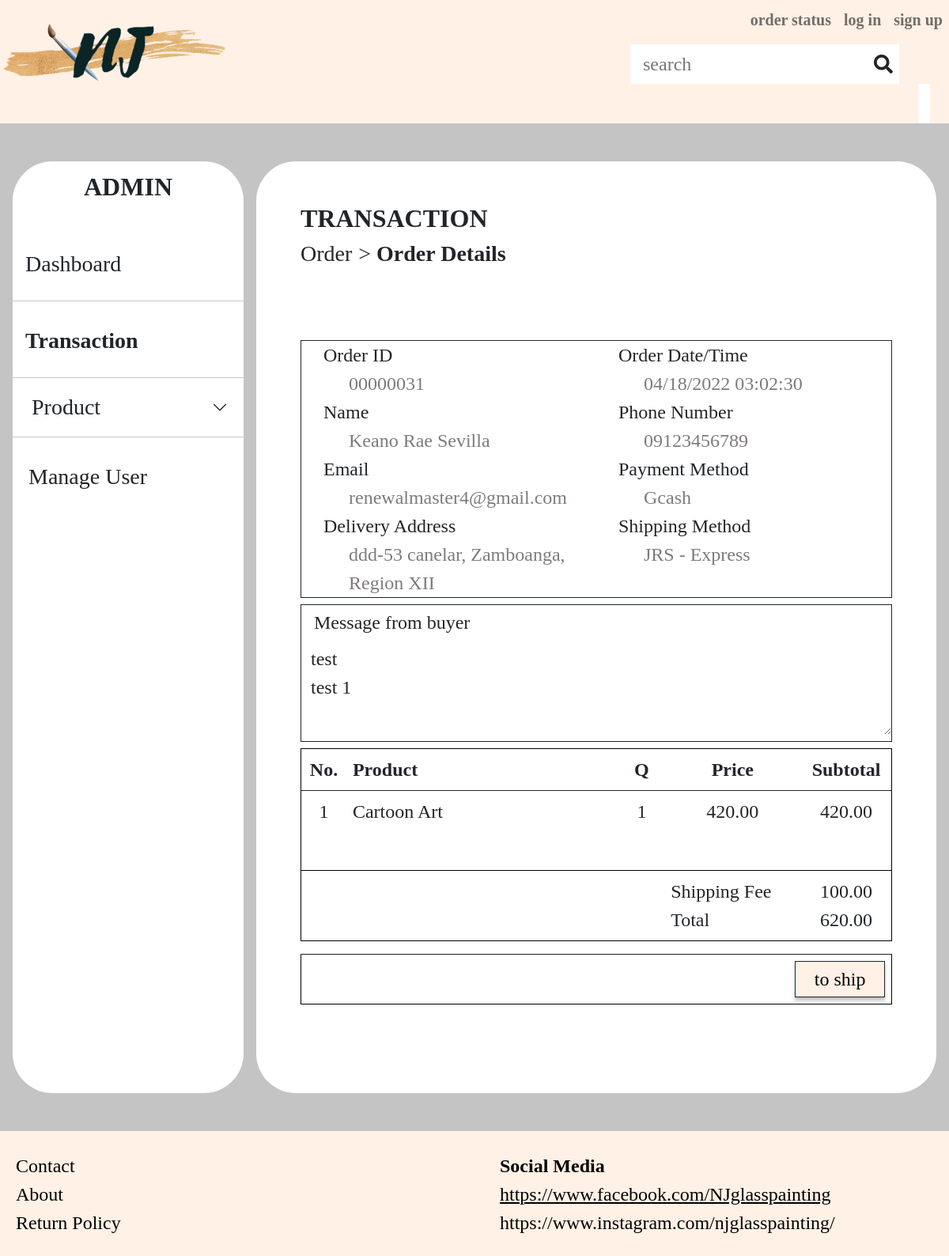
Page /users/admin/admin-transaction/orderdetails.php?vieworder=00000031 on the committed database.
### tables this page shows
CREATE TABLE `orders` (
  `id` mediumint(8) UNSIGNED ZEROFILL NOT NULL,
  `customer_id` mediumint(8) UNSIGNED ZEROFILL NOT NULL,
  `receiver_name` varchar(50) NOT NULL,
  `email` varchar(50) NOT NULL,
  `shipping_address` varchar(50) NOT NULL,
  `shipping_city` varchar(50) NOT NULL,
  `ship_postal_code` varchar(50) NOT NULL,
  `contact_number` varchar(50) NOT NULL,
  `shipping_fee` decimal(7,2) NOT NULL,
  `shipping_method` varchar(50) NOT NULL,
  `message` varchar(255) NOT NULL,
  `order_status` tinyint(11) NOT NULL,
  `order_date` timestamp NOT NULL DEFAULT current_timestamp(),
  `paid_date` timestamp NULL DEFAULT NULL ON UPDATE current_timestamp(),
  `shipped_date` timestamp NULL DEFAULT NULL ON UPDATE current_timestamp()
);

CREATE TABLE `user` (
  `id` mediumint(8) UNSIGNED ZEROFILL NOT NULL,
  `username` varchar(50) NOT NULL,
  `password` varchar(255) NOT NULL,
  `first_name` varchar(50) NOT NULL,
  `last_name` varchar(50) NOT NULL,
  `email` varchar(50) DEFAULT NULL,
  `phone_number` varchar(50) NOT NULL,
  `role` varchar(50) NOT NULL,
  `verify_key` varchar(255) NOT NULL,
  `verify_status` tinyint(1) NOT NULL DEFAULT 0,
  `verified_at` timestamp NULL DEFAULT NULL ON UPDATE current_timestamp(),
  `created_at` timestamp NOT NULL DEFAULT current_timestamp(),
  `modified_at` timestamp NOT NULL DEFAULT current_timestamp() ON UPDATE current_timestamp()
);

CREATE TABLE `product` (
  `id` int(11) NOT NULL,
  `product_name` varchar(50) NOT NULL,
  `product_cover` varchar(50) NOT NULL,
  `product_cover_path` varchar(255) NOT NULL,
  `product_details` varchar(255) NOT NULL,
  `products_rating` varchar(50) NOT NULL,
  `1ch_price` decimal(7,2) NOT NULL,
  `2ch_price` decimal(7,2) NOT NULL,
  `add_char` decimal(7,2) NOT NULL,
  `add_dedication` decimal(7,2) NOT NULL,
  `category` varchar(100) NOT NULL
);

CREATE TABLE `order_details` (
  `id` mediumint(8) UNSIGNED ZEROFILL NOT NULL,
  `order_id` mediumint(8) UNSIGNED ZEROFILL NOT NULL,
  `product_id` int(11) NOT NULL,
  `quantity` int(11) DEFAULT 0,
  `product_price` decimal(7,2) NOT NULL,
  `add_ons` decimal(7,2) NOT NULL DEFAULT 0.00,
  `add_ons_details` varchar(200) NOT NULL,
  `uploaded_image` varchar(255) NOT NULL
);

### users/admin/process/info.php (called while the page is built, shortened)
<?php
    $database = new Connection();
    $db = $database->open();
    if(isset($_GET['vieworder'])){
        $id = $_GET['vieworder'];
        try{
            $sql = $db->prepare("SELECT o.id, DATE_FORMAT(o.order_date, '%m/%d/%Y %H:%i:%s') as date, CONCAT(u.first_name,' ',u.last_name) AS name,
                u.phone_number, u.email, CONCAT(o.shipping_address,', ',o.shipping_city) AS address, o.shipping_method, p.product_name,
                od.quantity, od.product_price, (od.quantity*od.product_price) AS subtotal, o.message, os.name AS status, pm.receipt_status, pm.uploaded_receipt
                FROM orders o JOIN user u JOIN product p JOIN order_details od JOIN order_status os JOIN payment pm
                ON o.customer_id=u.id AND o.id=od.order_id AND p.id=od.product_id AND o.id=od.order_id AND os.id=o.order_status AND pm.order_details_id=od.id
                WHERE o.id=:id");
                $sql->bindParam(':id', $id);
                $sql->execute();
                if($row=$sql->fetch(PDO::FETCH_ASSOC)){
                    $date = $row['date'];
                    $name = $row['name'];
                    $num = $row['phone_number'];
                    $email = $row['email'];
                    $addr = $row['address'];
                    $ship_method = $row['shipping_method'];
                    $productname = $row['product_name'];
                    $quantity = $row['quantity'];
                    $price = $row['product_price'];
                    $subtotal = $row['subtotal'];
                    $message = $row['message'];
                    $status = $row['status'];
                }
        }
        catch(PDOException $e){
            $_SESSION['msg'] = $e->getMessage();
        }
    }
?>

### users/admin/admin-transaction/orderdetails.php (the view, shortened to what this page needs)
<?php
    include('../../../include/header.php');
    include('../../../include/navbar.php');
    include('../process/info.php');
?>
<div class="container-fluid admin p-0">
    <br>
    <br>
    <div class="row gx-3 pb-5 px-4" style="min-height: 800px;">
        <div class="col-3 sidebar p-0 me-3">
            <p class="header text-center fw-bold fs-2 mt-2">ADMIN</p>
            <br>
            <div class="ms-1 d-flex align-items-center">
                <a class="text-reset text-decoration-none fs-3 ms-2 mb-1 w-100" href="../dashboard.php">
                    <span class="iconify fs-1 mb-1 me-1" data-icon="iwwa:dashboard"></span>Dashboard
                </a>
            </div>
            <hr>
            <div class="ms-1 d-flex align-items-center">
                <a class="text-reset text-decoration-none fw-bold fs-3 ms-2 mb-1 w-100" href="pending.php">
                    <span class="iconify fs-1 mb-1 me-1" data-icon="icon-park-outline:transaction-order"></span>Transaction
                </a>
            </div>
            <hr>
            <div class="ms-2">
                <div class="accordion" id="product-collapse">
                    <div class="accordion-item">
                        <h2 class="accordion-header" id="headingOne">
                            <button class="accordion-button fs-3 ps-2 py-1 collapsed shadow-none" type="button" data-bs-toggle="collapse" data-bs-target="#product" aria-expanded="false" aria-controls="product">
                                <span class="iconify fs-2 me-2" data-icon="bytesize:cart"></span>Product
                            </button>
                        </h2>
                    </div>
                </div>
            </div>
            <hr>
            <div class="ms-2 d-flex align-items-center">
                <a class="text-reset text-decoration-none fs-3 ms-2 mb-1 w-100" href="../manage_user.php">
                    <span class="iconify fs-1 mb-1 me-1" data-icon="ant-design:user-add-outlined"></span>Manage User
                </a>
            </div>
        </div>
        <div class="col right">
            <?php
                if($status == "Pending"){
                    $backpage = "pending.php";
                }
                elseif($status == "Confirmed"){
                    $backpage = "confirmed.php";
                }
                elseif($status == "On Process"){
                    $backpage = "onprocess.php";
                }
                elseif($status == "To ship"){
                    $backpage = "ship.php";
                }
                elseif($status == "Completed"){
                    $backpage = "complete.php";
                }
                elseif($status == "Cancelled"){
                    $backpage = "cancelled.php";
                }
            ?>
            <p class="header fs-2 fw-bold mt-5 mb-0 mx-5">TRANSACTION</p>
            <a href="<?php echo $backpage; ?>" class="text-reset text-decoration-none ms-5 fs-3">Order</a>
            <p class="d-inline header fs-3 ms-1 mb-5">> <b>Order Details</b></p>
            <br>
            <br>
            <div class="mb-2 text-end me-5">
                <button class="px-3 py-1 border-0" style="background-color:#fff;">
                </button>
            </div>
            <form action="../process/update_transaction.php" method="POST">
                <div class="row border border-dark mx-5">
                    <div class="col-md-6">
                        <div>
                            <div class="d-flex align-items-center">
                                <p class="mb-0 fs-4">Order ID</p>
                            </div>
                            <p class="mb-0 fs-4 ms-5" style="color: #7F7B7B;"><?php echo $id; ?></p>
                        </div>
                        <div>
                            <div class="d-flex align-items-center">
                                <p class="mb-0 fs-4">Name</p>
                            </div>
                            <p class="my-0 fs-4 ms-5" style="color: #7F7B7B;"><?php echo $name; ?></p>
                        </div>
                        <div>
                            <div class="d-flex align-items-center">
                                <p class="mb-0 fs-4">Email</p>
                            </div>
                            <p class="mb-0 fs-4 ms-5" style="color: #7F7B7B;"><?php echo $email; ?></p>
                        </div>
                        <div>
                            <div class="d-flex align-items-center">
                                <p class="mb-0 fs-4">Delivery Address</p>
                            </div>
                            <p class="mb-0 fs-4 ms-5" style="color: #7F7B7B;"><?php echo $addr; ?></p>
                        </div>
                    </div>
                    <div class="col-md-6">
                        <div>
                            <div class="d-flex align-items-center">
                                <p class="mb-0 fs-4">Order Date/Time</p>
                            </div>
                            <p class="mb-0 fs-4 ms-5" style="color: #7F7B7B;"><?php echo $date; ?></p>
                        </div>
                        <div>
                            <div class="d-flex align-items-center">
                                <p class="mb-0 fs-4">Phone Number</p>
                            </div>
                            <p class="mb-0 fs-4 ms-5" style="color: #7F7B7B;"><?php echo $num; ?></p>
                        </div>
                        <div>
                            <div class="d-flex align-items-center">
                                <p class="mb-0 fs-4">Payment Method</p>
                            </div>
                            <p class="mb-0 fs-4 ms-5" style="color: #7F7B7B;">Gcash</p>
                        </div>
                        <div>
                            <div class="d-flex align-items-center">
                                <p class="mb-0 fs-4">Shipping Method</p>
                            </div>
                            <p class="mb-0 fs-4 ms-5" style="color: #7F7B7B;"><?php echo $ship_method; ?></p>
                        </div>
                    </div>
                </div>
                <?php
                    if($message == ""){
                        echo "";
                    }
                    else{
                ?>
                <div class="my-2 mx-5 border border-dark">
                    <div class="d-flex px-2 py-1 align-items-center">
                        <p class="mb-0 fs-4">Message from buyer</p>
                    </div>
                    <textarea class="form-control border-0 shadow-none rounded-0 mb-2 fs-4" name="message" rows="3" readonly><?php echo $message; ?></textarea>
                </div>
                <?php
                    }
                ?>
                <div class="mx-5">
                    <table class="table mt-1 text-center">
                        <thead>
                            <tr class="fs-4">
                                <th scope="col" class="col-sm-1">No.</th>
                                <th scope="col" class="col-sm-6 text-start">Product</th>
                                <th scope="col" class="col-sm-1">Q</th>
                                <th scope="col" class="col-sm-3">Price</th>
                                <th scope="col" class="col-sm-2">Subtotal</th>
                            </tr>
                        </thead>
                        <tbody>
                            <tr class="mb-3" >
                                <td>
                                    <p class="mb-0 fs-4">1</p>
                                </td>
                                <td>
                                    <p class="mb-0 fs-4 text-start"><?php echo $productname; ?></p>
                                </td>
                                <td>
                                    <p class="mb-0 fs-4"><?php echo $quantity; ?></p>
                                </td>
                                <td>
                                    <p class="mb-0 fs-4"><?php echo $price; ?></p>
                                </td>
                                <td>
                                    <p class="mb-5 fs-4"><?php echo $subtotal; ?></p>
                                </td>
                            </tr>
                            <tr>
                                <td colspan="3"></td>
                                <td>
                                    <div class="text-start">
                                        <p class="mb-0 fs-4">Shipping Fee</p>
                                    </div>
                                    <div class="text-start">
                                        <p class="mb-0 fs-4">Total</p>
                                    </div>
                                </td>
                                <td>
                                    <div>
                                        <p class="mb-0 fs-4">100.00</p>
                                    </div>
                                    <div>
                                        <p class="mb-0 fs-4">620.00</p>
                                    </div>
                                </td>
                            </tr>
                            <tr class="border-0">
                                <td colspan="6"></td>
                            </tr>
                            <tr>
                                <td colspan="3">
                                </td>
                                <td colspan="2">
                                    <div class="d-flex float-end">
                                    <?php
                                        if($status == "Pending"){
                                    ?>
                                        <button name="cancel" class="px-1 py-1 fs-4 me-3 border border-dark btn-pink btn-shadow">cancel</button>
                                        <button name="confirm" class="px-1 py-1 fs-4 border border-dark btn-pink btn-shadow">confirm</button>
                                    <?php
                                        }elseif($status == "Confirmed"){
                                            $setstatus = ($receipt_status == "unverified") ? "disabled":"";
                                    ?>
                                        <button name="to-process" class="px-3 py-1 fs-4 border border-dark btn-pink btn-shadow" <?php echo $setstatus; ?>>to process</button>
                                    <?php
                                        }elseif($status == "On Process"){
                                    ?>
                                        <button name="to-ship" class="px-4 py-1 fs-4 border border-dark btn-pink btn-shadow">to ship</button>
                                    <?php
                                        }elseif($status == "To ship"){
                                    ?>
                                        <button name="to-complete" class="px-3 py-1 fs-4 border border-dark btn-pink btn-shadow">completed</button>
                                    <?php
                                        }
                                    ?>
                                    </div>
                                </td>
                            </tr>
                        </tbody>
                    </table>
                </div>
            </form>
            <br>
            <br>
            <br>
            <br>
        </div>
    </div>
</div>
<?php include('../../../include/footer.php'); ?>

### assets/css/styles.css (style rules this page uses)
* { margin: 0; padding: 0; box-sizing: border-box; font-family: Calibri; }
body { overflow-x: hidden; }
.btn-pink { background-color: #FFF1E6 !important; color: #000 !important; font-weight: 400; font-style: normal; }
.btn-shadow { box-shadow: 0px 4px 4px rgba(0, 0, 0, 0.25); }
.accordion-button:after { float: right; color: #000 !important; }
.accordion-item { border: 1px solid #000; }
a { cursor: pointer; }
.form-control:disabled,.form-control[readonly] { background-color: #fff !important; }
.shipping-info .form-control, .admin .form-control { border: 1px solid #000; box-shadow: none; }
.admin { background-color: #C4C4C4; }
.sidebar, .admin .right { background: #fff; border-radius: 50px; }
.admin .accordion-item { border: none; width: 100%; }
.admin table tr { border: 1px solid #000; }
.table { table-layout: fixed; }

### rows in the picture
orders: customer.email "renewalmaster4@gmail.com", customer.phone_number "09123456789", shipping_method "JRS - Express", message "test test 1", product.product_name "Cartoon Art", order_details.quantity "1", order_details.product_price "420.00"

### other values in the picture
$id "00000031"
$name "Keano Rae Sevilla"
$addr "ddd-53 canelar, Zamboanga, Region XII"
$date "04/18/2022 03:02:30"
$subtotal "420.00"
